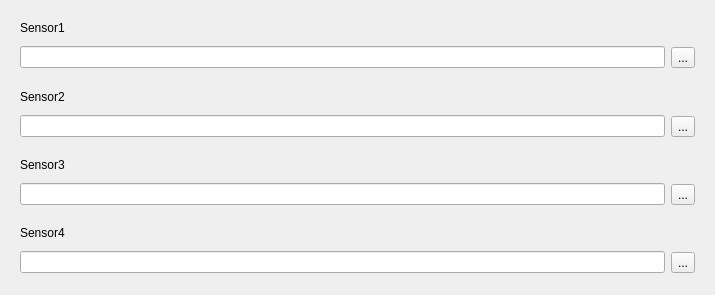
<?xml version="1.0" encoding="UTF-8"?>
<ui version="4.0">
 <class>NodeParametersMILDialog</class>
 <widget class="QDialog" name="NodeParametersMILDialog">
  <property name="geometry">
   <rect>
    <x>0</x>
    <y>0</y>
    <width>715</width>
    <height>295</height>
   </rect>
  </property>
  <property name="windowTitle">
   <string>导入数据文件</string>
  </property>
  <layout class="QVBoxLayout" name="verticalLayout_5">
   <property name="spacing">
    <number>0</number>
   </property>
   <item>
    <widget class="QWidget" name="widget" native="true">
     <layout class="QVBoxLayout" name="verticalLayout">
      <property name="spacing">
       <number>0</number>
      </property>
      <property name="topMargin">
       <number>0</number>
      </property>
      <property name="rightMargin">
       <number>0</number>
      </property>
      <property name="bottomMargin">
       <number>0</number>
      </property>
      <item>
       <widget class="QLabel" name="label">
        <property name="text">
         <string>Sensor1</string>
        </property>
       </widget>
      </item>
      <item>
       <widget class="QWidget" name="widget_2" native="true">
        <layout class="QHBoxLayout" name="horizontalLayout">
         <property name="leftMargin">
          <number>0</number>
         </property>
         <property name="topMargin">
          <number>0</number>
         </property>
         <item>
          <widget class="QLineEdit" name="le_sensor1">
           <property name="readOnly">
            <bool>true</bool>
           </property>
          </widget>
         </item>
         <item>
          <widget class="QToolButton" name="tb_sensor1">
           <property name="text">
            <string>...</string>
           </property>
           <property name="icon">
            <iconset resource="../image.qrc">
             <normaloff>:/res/Open.png</normaloff>:/res/Open.png</iconset>
           </property>
           <property name="iconSize">
            <size>
             <width>24</width>
             <height>24</height>
            </size>
           </property>
          </widget>
         </item>
        </layout>
       </widget>
      </item>
     </layout>
    </widget>
   </item>
   <item>
    <widget class="QWidget" name="widget_3" native="true">
     <layout class="QVBoxLayout" name="verticalLayout_2">
      <property name="spacing">
       <number>0</number>
      </property>
      <property name="topMargin">
       <number>0</number>
      </property>
      <property name="rightMargin">
       <number>0</number>
      </property>
      <property name="bottomMargin">
       <number>0</number>
      </property>
      <item>
       <widget class="QLabel" name="label_2">
        <property name="text">
         <string>Sensor2</string>
        </property>
       </widget>
      </item>
      <item>
       <widget class="QWidget" name="widget_4" native="true">
        <layout class="QHBoxLayout" name="horizontalLayout_2">
         <property name="leftMargin">
          <number>0</number>
         </property>
         <property name="topMargin">
          <number>0</number>
         </property>
         <item>
          <widget class="QLineEdit" name="le_sensor2">
           <property name="readOnly">
            <bool>true</bool>
           </property>
          </widget>
         </item>
         <item>
          <widget class="QToolButton" name="tb_sensor2">
           <property name="text">
            <string>...</string>
           </property>
           <property name="icon">
            <iconset resource="../image.qrc">
             <normaloff>:/res/Open.png</normaloff>:/res/Open.png</iconset>
           </property>
           <property name="iconSize">
            <size>
             <width>24</width>
             <height>24</height>
            </size>
           </property>
          </widget>
         </item>
        </layout>
       </widget>
      </item>
     </layout>
    </widget>
   </item>
   <item>
    <widget class="QWidget" name="widget_5" native="true">
     <layout class="QVBoxLayout" name="verticalLayout_3">
      <property name="spacing">
       <number>0</number>
      </property>
      <property name="topMargin">
       <number>0</number>
      </property>
      <property name="rightMargin">
       <number>0</number>
      </property>
      <property name="bottomMargin">
       <number>0</number>
      </property>
      <item>
       <widget class="QLabel" name="label_3">
        <property name="text">
         <string>Sensor3</string>
        </property>
       </widget>
      </item>
      <item>
       <widget class="QWidget" name="widget_6" native="true">
        <layout class="QHBoxLayout" name="horizontalLayout_3">
         <property name="spacing">
          <number>6</number>
         </property>
         <property name="leftMargin">
          <number>0</number>
         </property>
         <property name="topMargin">
          <number>0</number>
         </property>
         <item>
          <widget class="QLineEdit" name="le_sensor3">
           <property name="readOnly">
            <bool>true</bool>
           </property>
          </widget>
         </item>
         <item>
          <widget class="QToolButton" name="tb_sensor3">
           <property name="text">
            <string>...</string>
           </property>
           <property name="icon">
            <iconset resource="../image.qrc">
             <normaloff>:/res/Open.png</normaloff>:/res/Open.png</iconset>
           </property>
           <property name="iconSize">
            <size>
             <width>24</width>
             <height>24</height>
            </size>
           </property>
          </widget>
         </item>
        </layout>
       </widget>
      </item>
     </layout>
    </widget>
   </item>
   <item>
    <widget class="QWidget" name="widget_7" native="true">
     <layout class="QVBoxLayout" name="verticalLayout_4">
      <property name="spacing">
       <number>0</number>
      </property>
      <property name="leftMargin">
       <number>9</number>
      </property>
      <property name="topMargin">
       <number>0</number>
      </property>
      <property name="rightMargin">
       <number>0</number>
      </property>
      <property name="bottomMargin">
       <number>0</number>
      </property>
      <item>
       <widget class="QLabel" name="label_4">
        <property name="text">
         <string>Sensor4</string>
        </property>
       </widget>
      </item>
      <item>
       <widget class="QWidget" name="widget_8" native="true">
        <layout class="QHBoxLayout" name="horizontalLayout_4">
         <property name="spacing">
          <number>6</number>
         </property>
         <property name="leftMargin">
          <number>0</number>
         </property>
         <property name="topMargin">
          <number>0</number>
         </property>
         <item>
          <widget class="QLineEdit" name="le_sensor4">
           <property name="readOnly">
            <bool>true</bool>
           </property>
          </widget>
         </item>
         <item>
          <widget class="QToolButton" name="tb_sensor4">
           <property name="text">
            <string>...</string>
           </property>
           <property name="icon">
            <iconset resource="../image.qrc">
             <normaloff>:/res/Open.png</normaloff>:/res/Open.png</iconset>
           </property>
           <property name="iconSize">
            <size>
             <width>24</width>
             <height>24</height>
            </size>
           </property>
          </widget>
         </item>
        </layout>
       </widget>
      </item>
     </layout>
    </widget>
   </item>
  </layout>
 </widget>
 <resources>
  <include location="../image.qrc"/>
 </resources>
 <connections/>
</ui>
